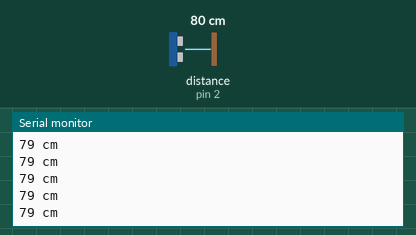
Recording of a sketch running on a simulated Arduino Mega 2560, built with avr-gcc and run on an emulated ATmega2560. Shown: the last lines printed to the serial monitor. Wiring (inferred from the names in the program): ultrasonic range finder: trigger pin 3; echo pin 2. The test bench sets the inputs (shaded band); at power-on: distance to the obstacle (sensor on pin 2) 80 cm. The echo pulse lasts 58.3 µs per cm; storage starts empty; the audio player accepts every command and is not drawn.

Above: at 1.2 s.
1.3 s: distance to the obstacle (sensor on pin 2) set to 2 cm
At 1.4 s:
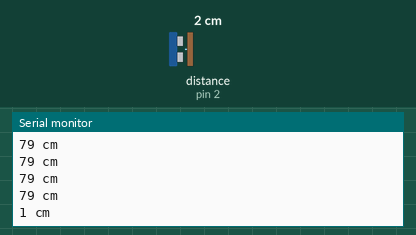
2.8 s: distance to the obstacle (sensor on pin 2) set to 4 cm
At 2.81 s:
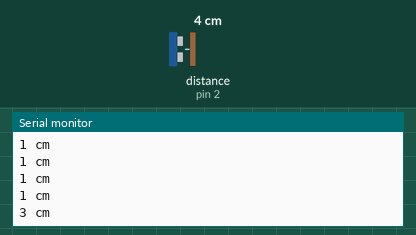
4.3 s: distance to the obstacle (sensor on pin 2) set to 35 cm
At 4.32 s:
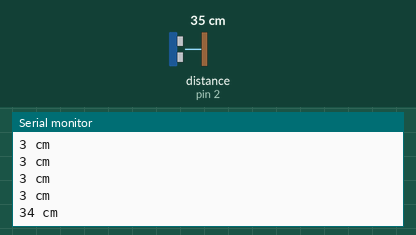
Timing chart, 0 to 7.3 s (numbered marks = the images above; inputs shaded):
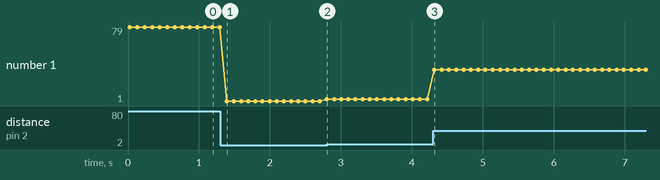

The sketch:

ultrasound-music.ino
```cpp
#include "SD.h"
#define SD_ChipSelectPin 53
#include "TMRpcm.h"
#include "SPI.h"

TMRpcm tmrpcm;

#define echoPin 2
#define trigPin 3
boolean ultraOneIn = true;


void setup(){
  Serial.begin(9600);
  pinMode(trigPin, OUTPUT);
  pinMode(echoPin, INPUT);
  tmrpcm.speakerPin = 46;
  tmrpcm.setVolume(6);

  if (!SD.begin(SD_ChipSelectPin)) {
    Serial.println("SD fail");
    return;
  }
}

void loop() {
  long duration, distance;
  digitalWrite(trigPin, LOW);
  delayMicroseconds(2);
  digitalWrite(trigPin, HIGH);
  delayMicroseconds(10);
  digitalWrite(trigPin, LOW);

  duration = pulseIn(echoPin, HIGH);
  distance = (duration/2) / 29.1;

  Serial.print(distance);
  Serial.println(" cm");

  if(distance <6 && ultraOneIn){
    tmrpcm.play("1.wav");
    ultraOneIn = false;
  }else if(distance >6){
    ultraOneIn = true;
  }

  delay(100);
}
```

Measured:
- after the input at 1.3 s, the serial monitor: prints a new line after 0.09 s (image 1)
- after the input at 2.8 s, the serial monitor: prints a new line at once (image 2)
- after the input at 4.3 s, the serial monitor: prints a new line at once (image 3)
- plotted number 1: 79 → 1 after the input at 1.3 s, 1 → 3 after the input at 2.8 s, 3 → 34 after the input at 4.3 s
